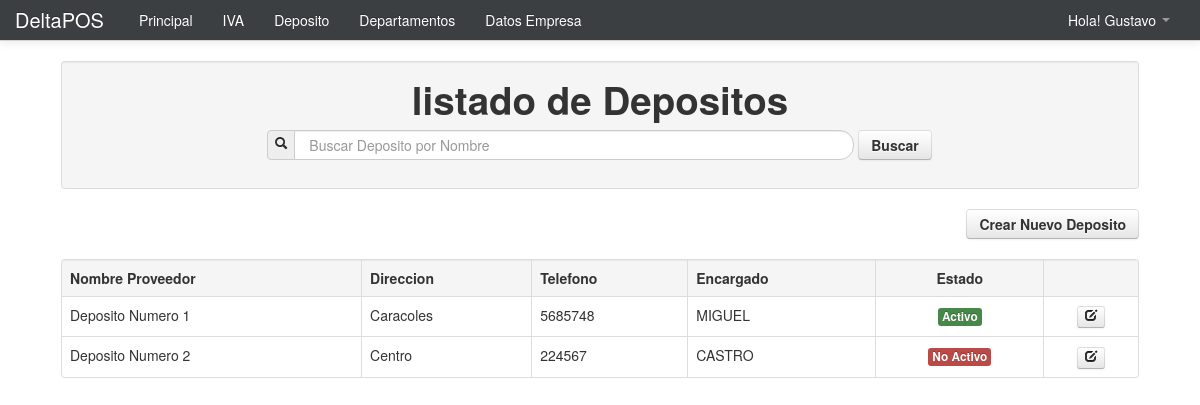
The page /Modulos/Datos/Deposito.php (signed in) on the database its author committed.
### tables this page shows
CREATE TABLE IF NOT EXISTS `deposito` (
  `id` int(11) NOT NULL AUTO_INCREMENT,
  `nombre` varchar(255) NOT NULL,
  `dir` varchar(255) NOT NULL,
  `tel` varchar(255) NOT NULL,
  `encargado` varchar(255) NOT NULL,
  `estado` varchar(255) NOT NULL,
  PRIMARY KEY (`id`)
);

### Modulos/Datos/Deposito.php (the view, shortened to what this page needs)
<?php
	include_once "class/class.php";
	include_once "../funciones.php";
?>
<!DOCTYPE html>
<html lang="es">
  <head>
    <link href="../../css/bootstrap.css" rel="stylesheet">
    <link href="../../css/bootstrap-responsive.css" rel="stylesheet">
  </head>
  <body>
    <?php include_once "../../menu/m_datos.php"; ?>
	<div align="center">
    	<table width="90%">
          <tr>
            <td>
            	<table class="table table-bordered">
                  <tr class="well">
                    <td>
                   	 	<h1 align="center">listado de Depositos</h1>
                        <center>
                      	<form name="form3" method="post" action="" class="form-search">
                        	<div class="input-prepend input-append">
								<span class="add-on"><i class="icon-search"></i></span>
                        		<input type="text" name="buscar" autocomplete="off" class="input-xxlarge search-query"
                                autofocus placeholder="Buscar Deposito por Nombre">
                            </div>
                            <button type="submit" class="btn" name="buton"><strong>Buscar</strong></button>
                    	</form>
                        </center>
                    </td>
                  </tr>
                </table>
                <div align="right">
	                <a href="#nuevo" role="button" class="btn" data-toggle="modal"><strong>Crear Nuevo Deposito</strong></a>
                </div>
                <br>
                <table class="table table-bordered">
                  <tr class="well">
                    <td><strong>Nombre Proveedor</strong></td>
                    <td><strong>Direccion</strong></td>
                    <td><strong>Telefono</strong></td>
                    <td><strong>Encargado</strong></td>
                    <td><center><strong>Estado</strong></center></td>
                    <td></td>
                  </tr>
				  <?php
				  	if(!empty($_POST['buscar'])){
						$buscar=limpiar($_POST['buscar']);
						$pame=mysql_query("SELECT * FROM Deposito WHERE nombre LIKE '%$buscar%' ORDER BY nombre");
					}else{
						$pame=mysql_query("SELECT * FROM Deposito ORDER BY nombre");
					}
					while($row=mysql_fetch_array($pame)){
				  ?>
                  <tr>
                    <td><?php echo $row['nombre']; ?></td>
                    <td><?php echo $row['dir']; ?></td>
                    <td><?php echo $row['tel']; ?></td>
                    <td><?php echo $row['encargado']; ?></td>
                    <td><center><?php echo estado($row['estado']); ?></center></td>
                    <td>
                    	<center>
                            <a href="#act<?php echo $row['id']; ?>" role="button" class="btn btn-mini" data-toggle="modal">
                                <i class="icon-edit"></i>
                            </a>
                        </center>
                    </td>
                  </tr>
                  <?php } ?>
                </table>
            </td>
          </tr>
        </table>
    </div>
  </body>
</html>

### Modulos/funciones.php (shortened to what this page needs)
<?php
	function estado($estado){
		if($estado=='s'){
			return '<span class="label label-success">Activo</span>';
		}else{
			return '<span class="label label-important">No Activo</span>';
		}
	}
?>

### Modulos/Datos/Deposito.php (style rules this page uses)
body { padding-top: 60px; padding-bottom: 40px; }

### rows shown on the page
deposito: nombre "Deposito Numero 1", dir "Caracoles", tel "5685748", encargado "MIGUEL", estado "Activo"
deposito: nombre "Deposito Numero 2", dir "Centro", tel "224567", encargado "CASTRO", estado "No Activo"

### other values the page prints
$_SESSION['user_name'] "Gustavo"
